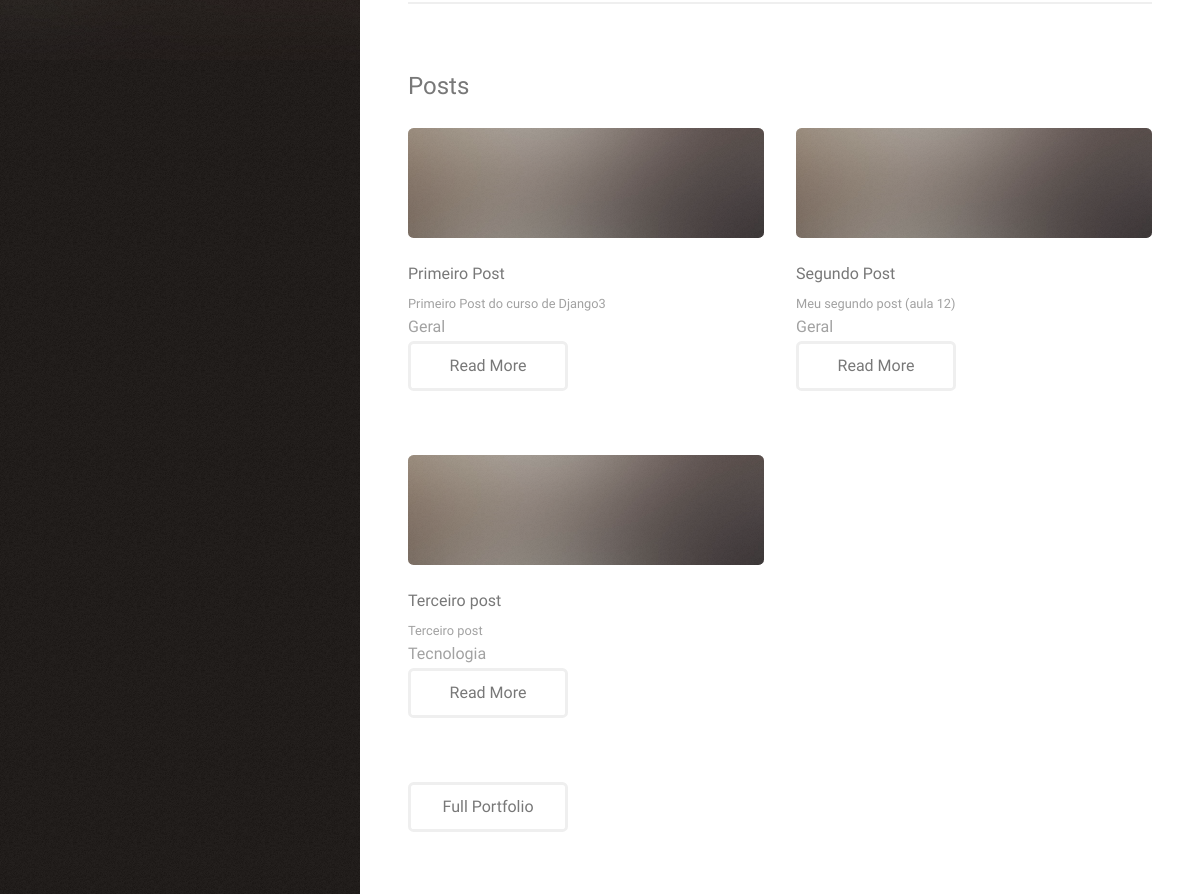
The app's page / (middle part), older data.
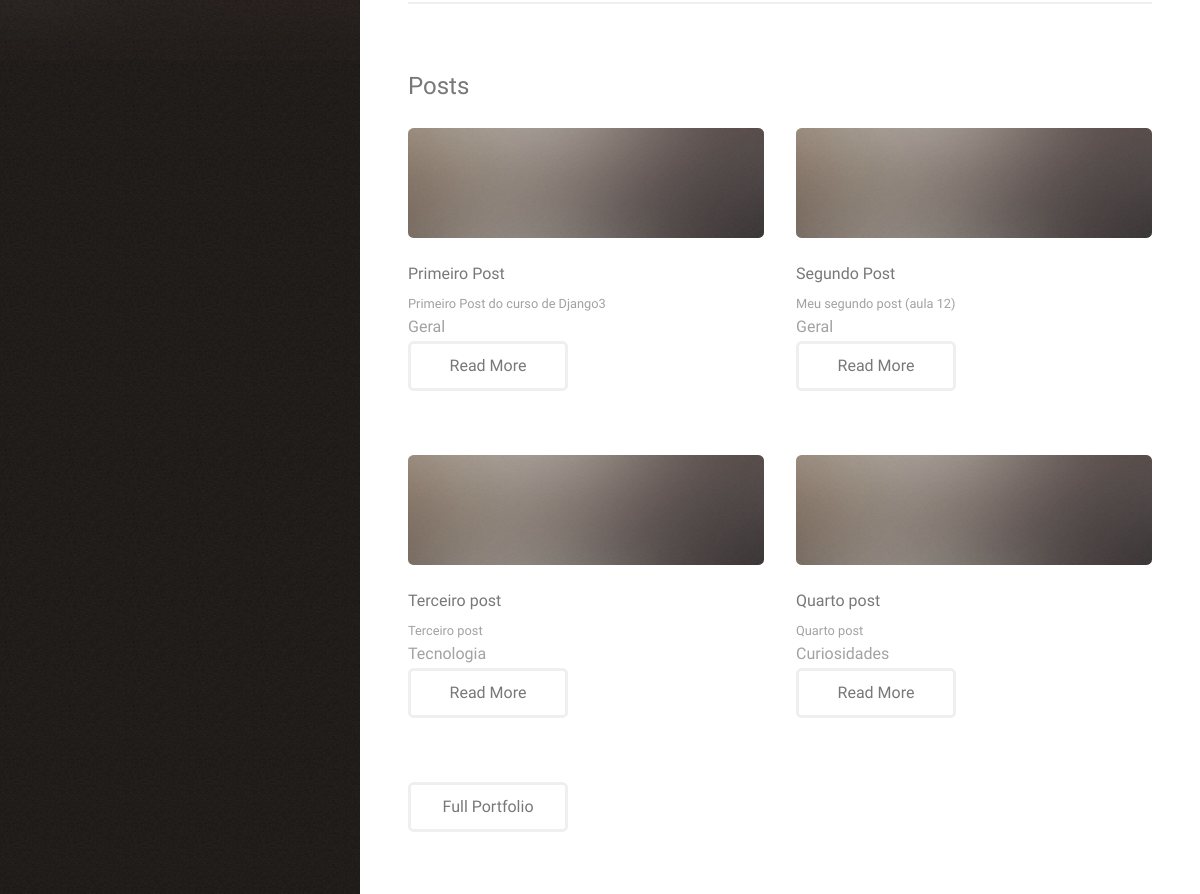
The same page, newer data.
### website/models.py (models this page shows, shortened)
class Post(models.Model):
    title = models.CharField(max_length=100)
    subtitle = models.CharField(max_length=200)
    content = models.TextField()
    categories = models.CharField(
        max_length=2, # siglas
        choices=Categories.choices, # setando o enum
        default=Categories.GR # setando qual dos marcadores do enum sera o padrao
    )
    approved = models.BooleanField(default=True) # recebe TRUE ou FALSE
    image = models.ImageField(upload_to='posts', null=True, blank=True)

### website/views.py (the view)
# urls.py: path('', hello_blog, name='home_blog'), # url vazia eh equivalente a home deste app
def hello_blog(request):
    lista = ['Python', 'Django', 'Linux']
    list_posts = Post.objects.filter(approved=True)
    data = {
        'name': 'Curso de Django 3',
        'lista': lista,
        'posts': list_posts
    }
    return render(request, 'index.html', data)

### website/templates/index.html (shortened to what this page needs)
{% load static %}
<!DOCTYPE HTML>
<html>
	<head>
		<link rel="stylesheet" href="{% static 'assets/css/main.css' %}" />
	</head>
	<body class="is-preload">
			<header id="header">
				<div class="inner">
				</div>
			</header>
			<div id="main">
					<section id="two">
						<h2>Posts</h2>
						<div class="row">
							{% for post in posts %}
								<article class="col-6 col-12-xsmall work-item">
									{% if post.image %}
										<a href="{{ post.image.url }}" class="image fit thumb"><img src="{{ post.image.url }}" alt="" width="90px" height="110px"/></a>
									{% else %}
									<a href="{% static 'images/fulls/01.jpg' %}" class="image fit thumb"><img src="{% static 'images/fulls/01.jpg' %}" alt="" width="90px" height="110px"/></a>
									{% endif %}
									<h3>{{ post.title }}</h3>
									<p>{{ post.subtitle }}</p>
									<span>{{ post.get_categories_display }}</span>
									<ul class="actions">
										<li><a href="{% url 'post_detail' post.id %}" class="button">Read More</a></li>
									</ul>
								</article>
							{% endfor %}
						</div>
						<ul class="actions">
							<li><a href="#" class="button">Full Portfolio</a></li>
						</ul>
					</section>
			</div>
	</body>
</html>

Row changes from the older to the newer data that the page shows:
added Post: title "Quarto post", subtitle "Quarto post", categories "Curiosidades"
